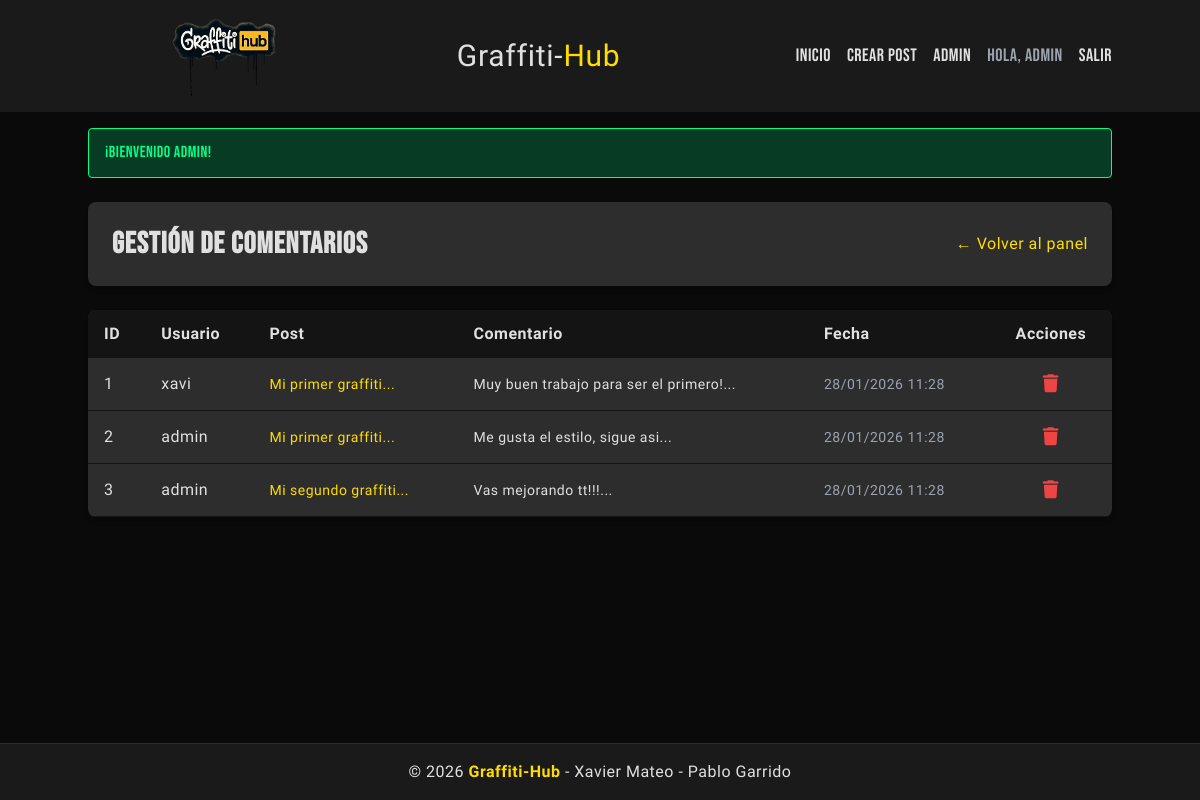
/admin/comments (signed in), run on the app's committed database.
### tables this page shows
CREATE TABLE comments (
    id INT AUTO_INCREMENT PRIMARY KEY,
    post_id INT NOT NULL,
    user_id INT NOT NULL,
    content TEXT NOT NULL,
    created_at TIMESTAMP DEFAULT CURRENT_TIMESTAMP,
    FOREIGN KEY (post_id) REFERENCES posts(id) ON DELETE CASCADE,
    FOREIGN KEY (user_id) REFERENCES users(id) ON DELETE CASCADE
);

CREATE TABLE users (
    id INT AUTO_INCREMENT PRIMARY KEY,
    username VARCHAR(50) UNIQUE NOT NULL,
    email VARCHAR(100) UNIQUE NOT NULL,
    password VARCHAR(255) NOT NULL,
    role ENUM('user', 'admin') DEFAULT 'user',
    created_at TIMESTAMP DEFAULT CURRENT_TIMESTAMP
);

CREATE TABLE posts (
    id INT AUTO_INCREMENT PRIMARY KEY,
    user_id INT NOT NULL,
    title VARCHAR(200) NOT NULL,
    content TEXT NOT NULL,
    image VARCHAR(255),
    status ENUM('draft', 'published') DEFAULT 'draft',
    created_at TIMESTAMP DEFAULT CURRENT_TIMESTAMP,
    updated_at TIMESTAMP DEFAULT CURRENT_TIMESTAMP ON UPDATE CURRENT_TIMESTAMP,
    FOREIGN KEY (user_id) REFERENCES users(id) ON DELETE CASCADE
);

### app/Controllers/AdminController.php (called while the page is built, shortened)
<?php
require_once __DIR__ . '/../../config/database.php';
require_once __DIR__ . '/../Models/Comment.php';
class AdminController {
    private $comment;
    public function __construct() {
        $database = new Database();
        $this->db = $database->connect();
        $this->comment = new Comment($this->db);
    }
    public function comments() {
        $comments = $this->comment->getAll();
        require_once __DIR__ . '/../Views/admin/comments.php';
    }
}
?>

### config/database.php (called while the page is built, shortened)
<?php
class Database {
    private $host;
    private $db_name;
    private $username;
    private $password;
    public function __construct() {
        $this->host = getenv('DB_HOST') ?: 'db';
        $this->db_name = getenv('DB_NAME') ?: 'blog_db';
        $this->username = getenv('DB_USER') ?: 'blog_user';
        $this->password = getenv('DB_PASS') ?: 'blog_password';
    }
    public function connect() {
        $this->conn = null;
        $max_attempts = 10;
        $attempt = 0;
        while ($attempt < $max_attempts) {
            try {
                $this->conn = new PDO(
                    "mysql:host=" . $this->host . ";dbname=" . $this->db_name,
                    $this->username,
                    $this->password,
                    array(
                        PDO::ATTR_ERRMODE => PDO::ERRMODE_EXCEPTION,
                        PDO::ATTR_DEFAULT_FETCH_MODE => PDO::FETCH_ASSOC,
                        PDO::MYSQL_ATTR_INIT_COMMAND => "SET NAMES utf8mb4"
                    )
                );
                break;
            } catch(PDOException $e) {
                $attempt++;
                if ($attempt >= $max_attempts) {
                    die("Error de conexión después de $max_attempts intentos: " . $e->getMessage() .
                        "<br><br>Asegúrate de que los contenedores estén corriendo: <code>docker-compose up -d</code>");
                }
                sleep(1);
            }
        }
        return $this->conn;
    }
}
?>

### app/Models/Comment.php (called while the page is built, shortened)
<?php
class Comment {
    private $conn;
    private $table = 'comments';
    public function __construct($db) {
        $this->conn = $db;
    }
    public function getAll() {
        $query = "SELECT c.*, u.username, p.title as post_title
                  FROM " . $this->table . " c
                  LEFT JOIN users u ON c.user_id = u.id
                  LEFT JOIN posts p ON c.post_id = p.id
                  ORDER BY c.created_at DESC";
        $stmt = $this->conn->prepare($query);
        $stmt->execute();
        return $stmt->fetchAll(PDO::FETCH_ASSOC);
    }
}
?>

### app/Views/admin/comments.php (the view, shortened to what this page needs)
<?php include __DIR__ . '/../layouts/header.php'; ?>
<div class="bg-gray-medium p-6 rounded-lg shadow-md mb-6">
    <div class="flex justify-between items-center">
        <h1 class="text-3xl font-bold text-gray-light">Gestión de Comentarios</h1>
        <a href="<?= BASE_URL ?>/admin" class="text-yellow-hub hover:text-yellow-gold transition-colors">← Volver al panel</a>
    </div>
</div>
<div class="bg-gray-medium rounded-lg shadow-md overflow-hidden">
    <table class="w-full">
        <thead class="bg-dark-alt">
            <tr>
                <th class="px-4 py-3 text-left text-gray-light">ID</th>
                <th class="px-4 py-3 text-left text-gray-light">Usuario</th>
                <th class="px-4 py-3 text-left text-gray-light">Post</th>
                <th class="px-4 py-3 text-left text-gray-light">Comentario</th>
                <th class="px-4 py-3 text-left text-gray-light">Fecha</th>
                <th class="px-4 py-3 text-center text-gray-light">Acciones</th>
            </tr>
        </thead>
        <tbody>
            <?php if(empty($comments)): ?>
                <tr>
                    <td colspan="6" class="px-4 py-6 text-center text-gray-400">
                        No hay comentarios registrados
                    </td>
                </tr>
            <?php else: ?>
                <?php foreach($comments as $comment): ?>
                    <tr class="border-b border-dark-alt hover:bg-dark-carbon transition-colors">
                        <td class="px-4 py-3 text-gray-light"><?= $comment['id'] ?></td>
                        <td class="px-4 py-3 text-gray-light"><?= htmlspecialchars($comment['username']) ?></td>
                        <td class="px-4 py-3">
                            <a href="<?= BASE_URL ?>/posts/<?= $comment['post_id'] ?>"
                               class="text-yellow-hub hover:text-yellow-gold transition-colors text-sm">
                                <?= htmlspecialchars(substr($comment['post_title'], 0, 30)) ?>...
                            </a>
                        </td>
                        <td class="px-4 py-3 text-sm text-gray-light">
                            <?= htmlspecialchars(substr($comment['content'], 0, 50)) ?>...
                        </td>
                        <td class="px-4 py-3 text-sm text-gray-400">
                            <?= date('d/m/Y H:i', strtotime($comment['created_at'])) ?>
                        </td>
                        <td class="px-4 py-3 text-center">
                            <a href="<?= BASE_URL ?>/admin/comments/delete/<?= $comment['id'] ?>"
                               onclick="return confirm('¿Eliminar comentario?')"
                               class="text-red-500 hover:text-red-700 transition text-lg"
                               title="Eliminar comentario">
                                <i class="fa-solid fa-trash"></i>
                            </a>
                        </td>
                    </tr>
                <?php endforeach; ?>
            <?php endif; ?>
        </tbody>
    </table>
</div>
<?php include __DIR__ . '/../layouts/footer.php'; ?>

### app/Views/layouts/header.php (style rules this page uses)
body { font-family: 'Oswald', Arial Narrow, sans-serif; letter-spacing: 0.5px; }
h1, h2, h3, h4, h5, h6 { font-family: 'Bebas Neue', Impact, sans-serif; letter-spacing: 1px; }

### data on the page
comments: id "1", user.username "xavi", post.title "Mi primer graffiti", content "Muy buen trabajo para ser el primero!", created_at "28/01/2026 11:28"
comments: id "2", user.username "admin", post.title "Mi primer graffiti", content "Me gusta el estilo, sigue asi", created_at "28/01/2026 11:28"
comments: id "3", user.username "admin", post.title "Mi segundo graffiti", content "Vas mejorando tt!!!", created_at "28/01/2026 11:28"

### other printed values
$_SESSION['username'] "ADMIN"
$_SESSION['success'] "¡Bienvenido admin!"
